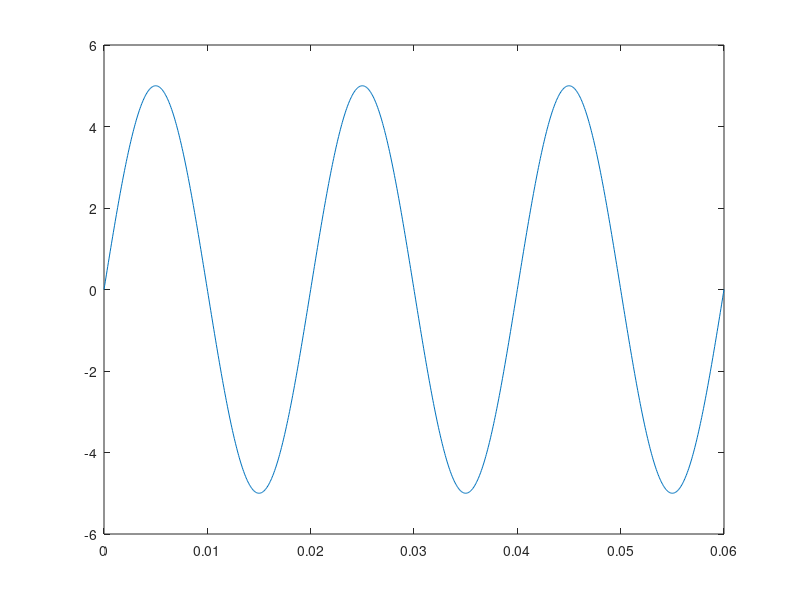

MATLAB code to generate this figure:

% Dieses Script stellt eine Sinus-Funktion in einem Plot-Fenster dar.
% Parametereinstellungen
AnzahlPerioden=3;
AnzahlStuetzstellen=1000;
Amplitude=5;
Frequenz=50;
% Zeitvektor und Sinus-Vektor aufstellen
t=linspace(0, AnzahlPerioden/Frequenz, AnzahlStuetzstellen);
y=Amplitude*sin(2*pi*Frequenz*t);
% Ausgabe im Plot-Fenster
plot(t,y);

